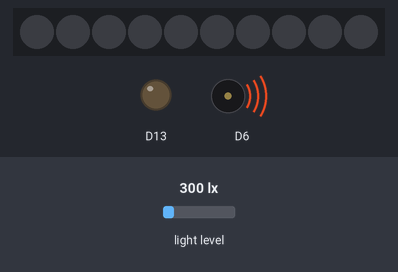
This sketch was run on a simulated Adafruit Circuit Playground Express. On the bench: 10 RGB LEDs in strip order, left to right, output pins drawn as LEDs (lit = HIGH), buzzer (waves = sounding). The inputs (shaded band) are chosen by the test bench; at power-on: light level 300 lx. What the sketch prints to the serial monitor is not drawn.

Above: at 0.05 s.
Timing chart, 0 to 3.0 s (numbered marks = the images above):
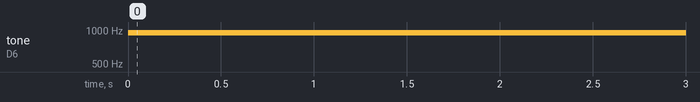

Measured:
- by itself, tone on D6: silent → 950 Hz at 0.00 s

The sketch:

lightSensorExample.ino
```cpp
#include <Adafruit_CircuitPlayground.h>

int maxValue = 100;
void setup() {
  CircuitPlayground.begin();
}

void loop() {
  int sensorReading = CircuitPlayground.lightSensor();
  int frequency = map(sensorReading, 0, maxValue, 500, 800);

  Serial.println(sensorReading);

  //CircuitPlayground.playTone(frequency, duration_ms)
  CircuitPlayground.playTone(frequency, 50);
}
```
